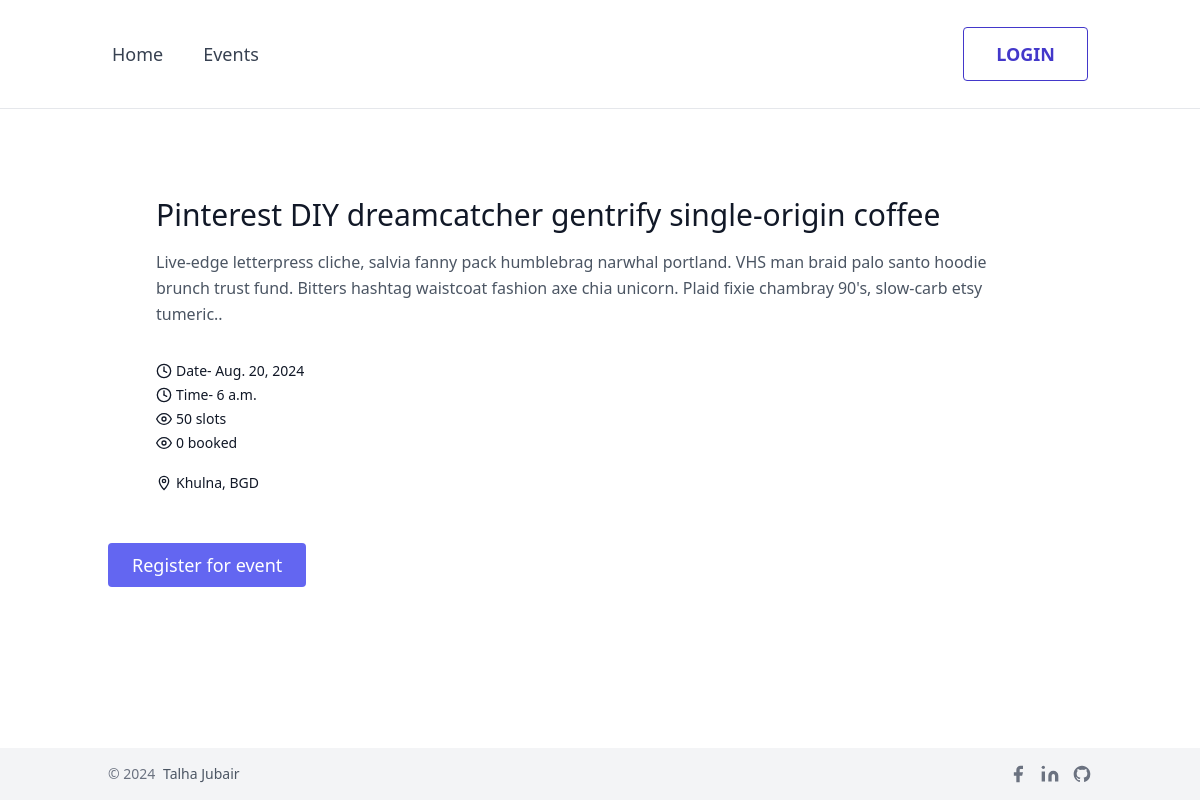
The app's page /event_details/2, older data.
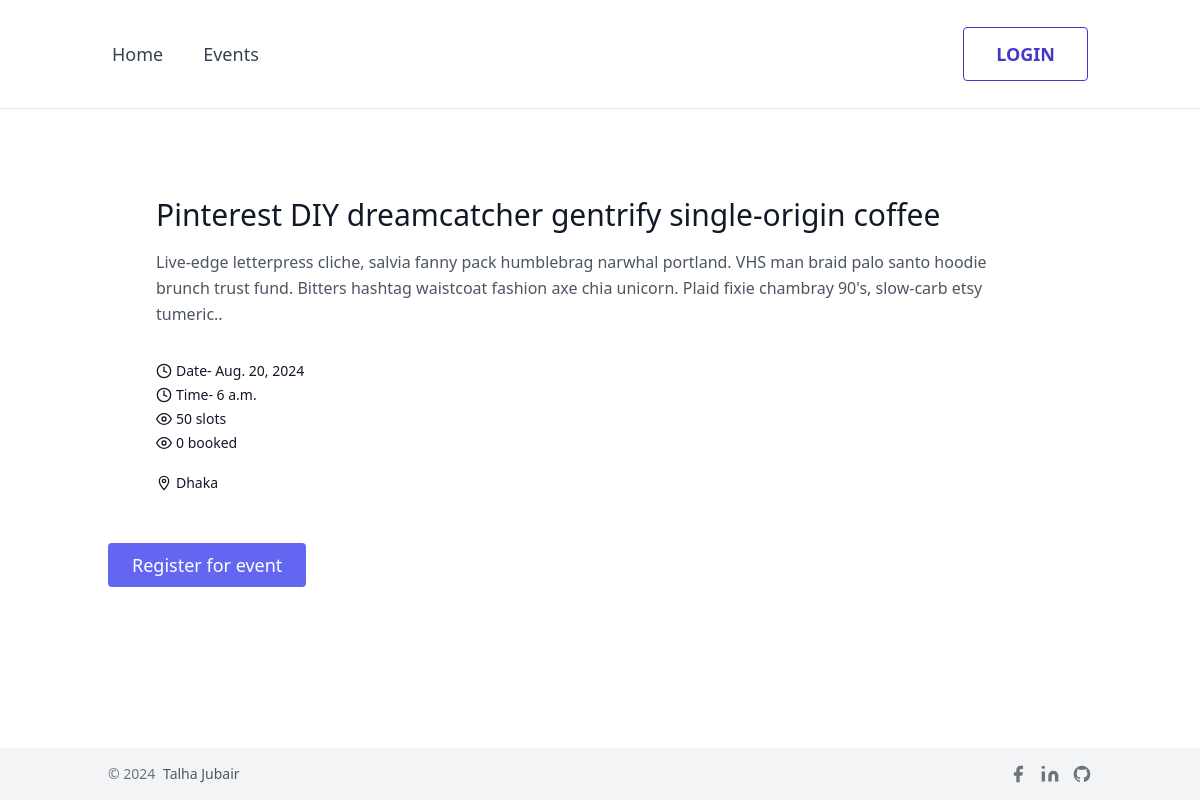
The same page, newer data.
### events/models.py (models this page shows, shortened)
class Event(models.Model):
    title = models.CharField(max_length=100)
    description = models.TextField()
    date = models.DateField()
    time = models.TimeField()
    location = models.CharField(max_length=100)
    slots = models.IntegerField(default=0)
    booking_slots = models.IntegerField(default=0)

### events/views.py (the view)
# urls.py: path('event_details/<int:id>', event_details, name='event_details'),
def event_details(request, id):
    event = Event.objects.get(id=id)
    context = {'event': event}
    return render(request, 'frontend/event_details.html', context)

### templates/frontend/event_details.html (shortened to what this page needs)
{% extends "frontend/base.html" %}
{% load static %}
{% block content %}
<section class="text-gray-600 body-font overflow-hidden">
    <div class="container px-5 py-6 mx-auto">
        <div class="p-12 flex flex-col items-start">
            <p class="sm:text-3xl text-2xl title-font font-medium text-gray-900 mt-4 mb-4">{{ event.title }}</p>
            <p class="leading-relaxed mb-8">{{ event.description }}.</p>
            <div class="flex flex-col pb-4">
                <span class="text-gray-900 inline-flex items-center leading-none text-sm py-1 border-gray-200">
                    <svg class="w-4 h-4 mr-1" stroke="currentColor" stroke-width="2" fill="none" stroke-linecap="round"
                        stroke-linejoin="round" viewBox="0 0 24 24">
                        <circle cx="12" cy="12" r="10"></circle>
                        <line x1="12" y1="6" x2="12" y2="12"></line>
                        <line x1="12" y1="12" x2="16" y2="14"></line>
                    </svg>Date- {{ event.date }}
                </span>
                <span class="text-gray-900 inline-flex items-center leading-none text-sm py-1 border-gray-200">
                    <svg class="w-4 h-4 mr-1" stroke="currentColor" stroke-width="2" fill="none" stroke-linecap="round"
                        stroke-linejoin="round" viewBox="0 0 24 24">
                        <circle cx="12" cy="12" r="10"></circle>
                        <line x1="12" y1="6" x2="12" y2="12"></line>
                        <line x1="12" y1="12" x2="16" y2="14"></line>
                    </svg>Time- {{ event.time }}
                </span>
                <span class="text-gray-900 inline-flex items-center leading-none text-sm  py-1">
                    <svg class="w-4 h-4 mr-1" stroke="currentColor" stroke-width="2" fill="none" stroke-linecap="round"
                        stroke-linejoin="round" viewBox="0 0 24 24">
                        <path d="M1 12s4-8 11-8 11 8 11 8-4 8-11 8-11-8-11-8z"></path>
                        <circle cx="12" cy="12" r="3"></circle>
                    </svg> {{ event.slots }} slots
                </span>
                <span class="text-gray-900 inline-flex items-center leading-none text-sm  py-1">
                    <svg class="w-4 h-4 mr-1" stroke="currentColor" stroke-width="2" fill="none" stroke-linecap="round"
                        stroke-linejoin="round" viewBox="0 0 24 24">
                        <path d="M1 12s4-8 11-8 11 8 11 8-4 8-11 8-11-8-11-8z"></path>
                        <circle cx="12" cy="12" r="3"></circle>
                    </svg> {{ event.booking_slots }} booked
                </span>
            </div>
            <span class="text-gray-900 inline-flex items-center leading-none text-sm  py-1">
                 {{ event.location }}
            </span>
        </div>
        <form action="{% url 'user_register_event' %}" method="get">
            <button type="submit"
                class="text-white bg-indigo-500 border-0 py-2 px-6 focus:outline-none hover:bg-indigo-600 rounded text-lg">
                Register for event
            </button>
        </form>
    </div>
</section>
{% endblock %}

Row changes from the older to the newer data that the page shows:
changed Event "Pinterest DIY dreamcatcher gentrify single-origin coffee": location "Khulna, BGD" → "Dhaka"
